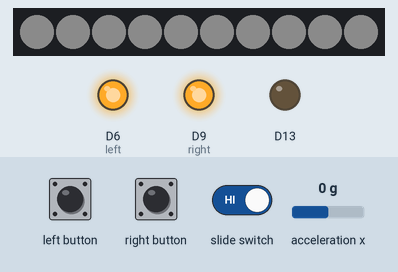
Recording of a sketch running on a simulated Adafruit Circuit Playground Express. On the bench: 10 RGB LEDs in strip order, left to right, output pins drawn as LEDs (lit = HIGH). Dashed ring = blinking. The inputs (shaded band) are chosen by the test bench; at power-on: acceleration x 0 g. Dim RGB values are drawn brighter than linear; what the sketch prints to the serial monitor is not drawn.

Above: at 1.27 s.
1.3 s: acceleration x set to -0.2 g
4.3 s: acceleration x set to -0.5 g
7.3 s: slide switch set LOW
At 7.6 s:
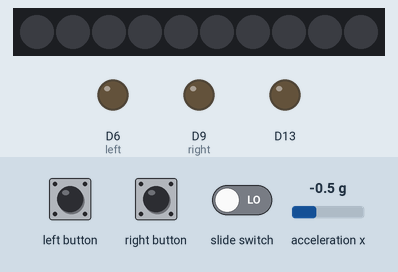
8.8 s: slide switch set HIGH
At 9.6 s:
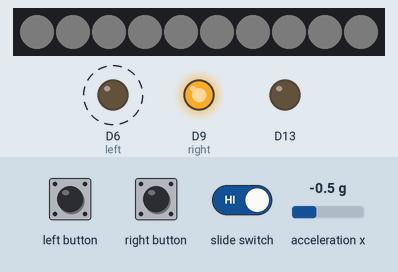
11.5 s: left button pressed for 0.15 s
At 12.5 s:
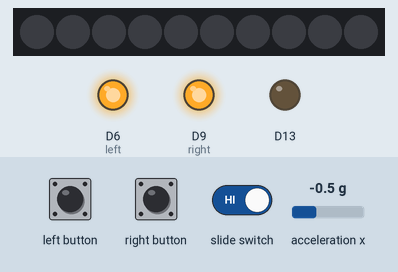
13.1 s: acceleration x set to -0.3 g
16.1 s: acceleration x set to 0 g
Timing chart, 0 to 20.1 s (numbered marks = the images above; inputs shaded):
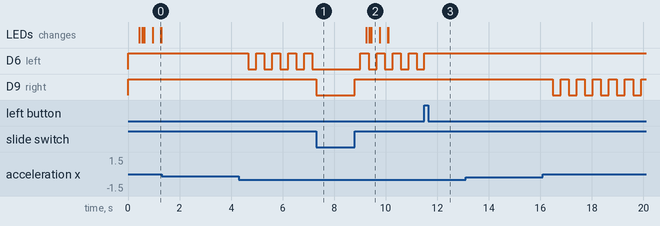

Measured:
- after the input at 4.3 s, D6 (left): alternates HIGH for 0.31 s and LOW for 0.31 s, starting after 0.36 s
- after the input at 7.3 s, D6 (left): stops changing and stays LOW; D9 (right): HIGH → LOW at once
- after the input at 8.8 s, D6 (left): alternates HIGH for 0.31 s and LOW for 0.31 s, starting after 0.22 s; D9 (right): LOW → HIGH at once; the LEDs: first change after 0.45 s (image 2 shows a later state)
- after the input at 11.5 s, D6 (left): goes on until 11.5 s, then stays HIGH
- after the input at 16.1 s, D9 (right): alternates HIGH for 0.31 s and LOW for 0.31 s, starting after 0.38 s

The sketch:

code.ino
```cpp
#include <Adafruit_CircuitPlayground.h>
int left = 6, right = 9;
double y, x;
bool light;
bool left_turn = true;
bool right_turn = true;
bool start = true;
bool left_state = false;
bool right_state = false;
int loop_count = 0;

#define TILT_ANGLE  20.0
#define TILT_TIME   1500
#define GRAVITY     9.80665
#define RAD2DEG     52.29578

float currentAngle;
float targetAngle;
unsigned long tiltStartTime;
bool tilting;
bool tilt_state;

void setup() {
  CircuitPlayground.begin();

  //initial values
  light = false;
  y = 1;
  x = 0;

  //pins
  pinMode(left, OUTPUT);
  pinMode(right, OUTPUT);
}

void loop() {

  if (CircuitPlayground.slideSwitch()) { //turn on

    //light effect when turn on
    Serial.println("turn on");
    y = exp(4.5 * x);
    x += 0.0050;
    if (x > 1.231392) {
      x += 0.035;
      y - 100;
    }
    for (int j = 0; j < 10; j++) {
      CircuitPlayground.setPixelColor(j, y, y, y);
    }
    if (left_turn) {

      if (loop_count % 80 == 0) {
        digitalWrite(left, left_state);
        left_state = !left_state;
      }
    } else {
      digitalWrite(left, 1);
    }
    if (right_turn) {
      if (loop_count % 80 == 0) {
        digitalWrite(right, right_state);
        right_state = !right_state;
      }
    } else {
      digitalWrite(right, 1);
    }

  } else  {
    Serial.println("turn off");
    //turn off
    y = 0;
    for (int j = 0; j < 10; j++) {
      CircuitPlayground.setPixelColor(j, y, y, y);
    }
    y = 1;
    x = 0;
    digitalWrite(left, 0);
    digitalWrite(right, 0);
  }


  loop_count++;
  Serial.println(loop_count);

  //tilt detection
  currentAngle = RAD2DEG * asin(-CircuitPlayground.motionX() / GRAVITY);

  if ((CircuitPlayground.leftButton()) || (CircuitPlayground.rightButton())) {
    targetAngle = currentAngle;
  }

  if ((currentAngle - targetAngle > 10) || (currentAngle - targetAngle < -10)) {
    if (!tilting) tiltStartTime = millis();
    tilting = true;
  } else {
    tilting = false;
    left_turn = false;
    right_turn = false;
  }
  if (tilting) {
    if (millis() - tiltStartTime > TILT_TIME) {
      if (currentAngle - targetAngle > TILT_ANGLE) {
        // Sound alarm
        //CircuitPlayground.playTone(600, 500);
        left_turn = true;
      }
      if (currentAngle - targetAngle < -TILT_ANGLE) {
        // Sound alarm
        // CircuitPlayground.playTone(800, 500);
        right_turn = true;
      }
    }
  }


}
```
